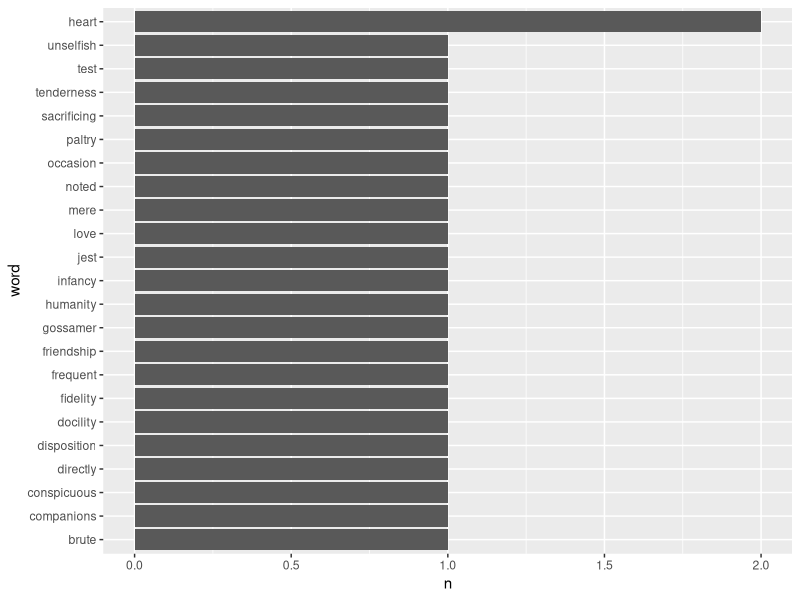

Write the R code that produced this figure.
#Iniciamos explicando tidytext

#Pacotes
library("dplyr")
library("tidytext")
library("ggplot2")
library("tibble")

st <- starwars

#Pequena introducao ao dplyr
filtro <- starwars %>%  filter(species == "Droid")

select <- starwars %>%  select(name, ends_with("color"))

imc <- starwars %>%   mutate(name, altura = height / 100) 

#Texto de Edgar Allan Poe - the black cat
text <- c("From my infancy I was noted for the docility and humanity of my disposition.",
      "My tenderness of heart was even so conspicuous as to make me the jest of my companions.",
      "There is something in the unselfish and self-sacrificing love of a brute, which goes directly to the heart of him who has had frequent occasion to test the paltry friendship and gossamer fidelity of mere Man.")

text

#Uso do formato tibble e explicacao
text_df <- tibble(line = 1:3, text = text)

#Explicao de token
#Abre funcao e explica unnest_tokens
#?unnest_tokens
df <-  text_df %>% unnest_tokens(word, text)

#Ja convertido em minuscula e tira pontuacao

#Stop Words:
stop_words

df_sem_stop_words <- df %>% anti_join(stop_words)

#Busca palavras mais comuns
conta <- df_sem_stop_words %>%  count(word, sort = TRUE) 


#grafico

#Para facilitar a visualização
df_sem_stop_words %>%
  count(word, sort = TRUE) %>%
  mutate(word = reorder(word, n)) %>%
  ggplot(aes(n, word)) +
  geom_col() 
